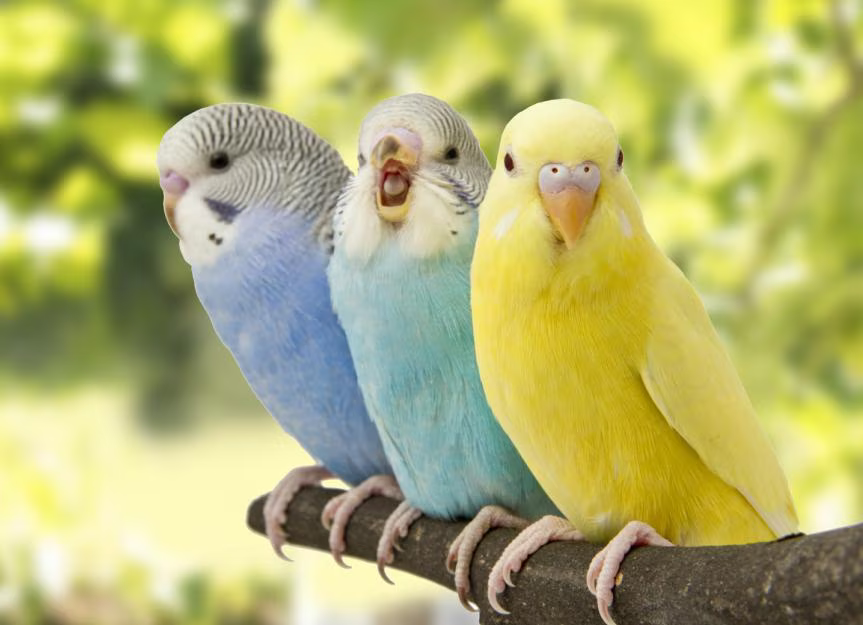
#> input picture 4.Image Histogram Processing/bird.png, 863 x 625 px, found by its file name
$ jupyter execute --allow-errors 'Image Processing Basics.ipynb'
#> lines starting #> are read from the running program, lines starting #| are printed output that depends on the picture
[cell 1]
import cv2
image = cv2.imread("Lenna.png")
cv2.imshow("Image", image)
cv2.waitKey(0)
cv2.destroyAllWindows()

**Image Resizing with Function**

[cell 2]
import matplotlib.pyplot as plt
#> (the rest of this cell did not finish here and is left out)

**Image Resizing without Function**

[cell 3]
import matplotlib.image as img
import cv2
import numpy as npy
m = img.imread("bird.png");
#> m is the input picture: shape (625, 863, 3) float32; mean R, G, B 0.693, 0.695, 0.441
w, h = m.shape[:2];
#> w = 625; h = 863
xNew = int(w * 1 / 2);
#> xNew = 312
yNew = int(h * 1 / 2);
#> yNew = 431
xScale = xNew/(w-1);
#> xScale = 0.5
yScale = yNew/(h-1);
#> yScale = 0.5
newImage = npy.zeros([xNew, yNew,3]);
for i in range(xNew-1):
 for j in range(yNew-1):
     newImage[i + 1, j + 1]= m[1 + int(i / xScale),1 + int(j / yScale)]
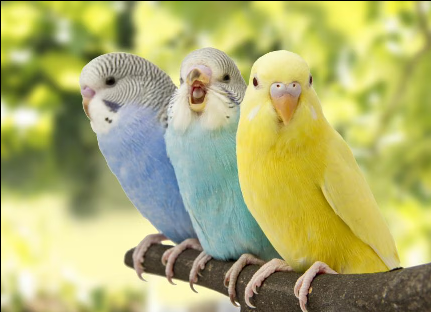
#> newImage: shape (312, 431, 3) float64; mean R, G, B 0.691, 0.693, 0.439
img.imsave('scaled1.png', newImage);


$ run again, with 1.Image Processing Basics/birb.jpeg saved as 4.Image Histogram Processing/bird.png
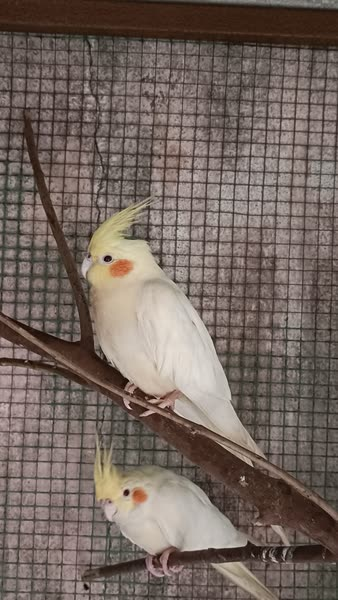
#> input picture 1.Image Processing Basics/birb.jpeg, 338 x 600 px, found by its file name
#> m is the input picture: shape (600, 338, 3) float32; mean R, G, B 0.455, 0.403, 0.374
#> after the loop `for i in range(xNew-1):`:
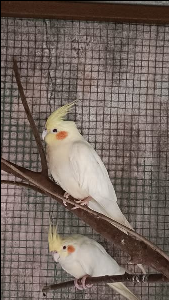
#> newImage: shape (300, 169, 3) float64; mean R, G, B 0.451, 0.4, 0.371
